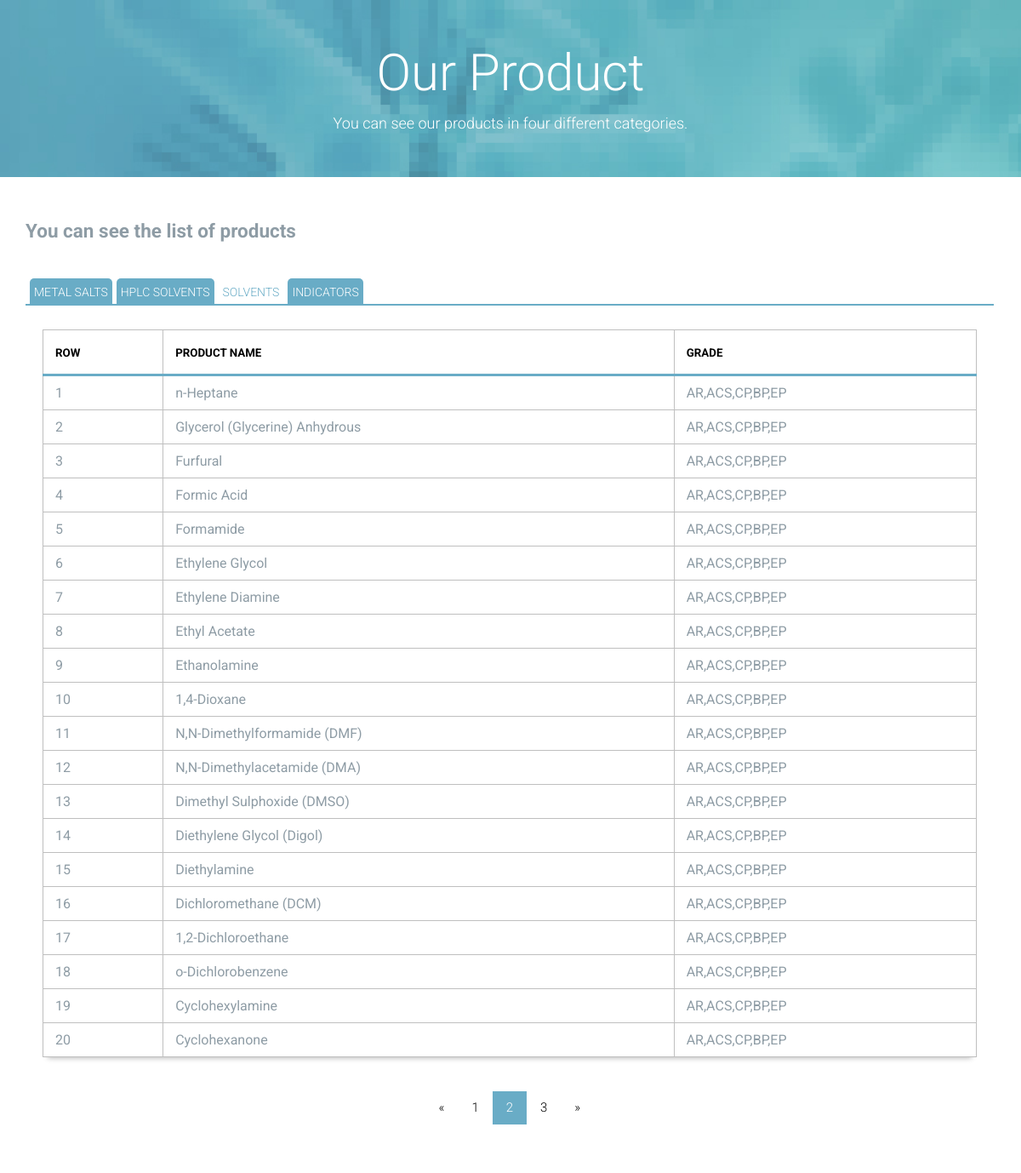
The page /Products?pagesolvent=2 on the database its author committed.
### Products/models.py (models this page shows, shortened)
class Products(models.Model):
    class Meta:
        verbose_name = "product "
        verbose_name_plural = "products"
    title = models.CharField(max_length=50, verbose_name="title")
    categories = models.ForeignKey(ProductCategories, verbose_name="categories",on_delete=models.CASCADE, blank=True, null=True)
    code = models.CharField(max_length=50,null=True,blank=True)
    grade = models.CharField(max_length=50, null=True, blank=True)
    packing = models.CharField(max_length=50, null=True, blank=True)
    author = models.ForeignKey(User, on_delete=models.CASCADE, verbose_name="author",null=True,blank=True)

### Products/views.py (the view)
# urls.py: path('Products', views.ProductsView.as_view(), name="ProductsList"),
def ProductsView(request):
    pagemetal: int = 1
    if (request.GET.get('pagemetal')):
        pagemetal: int = request.GET.get('pagemetal')
    productsmetalsalt = Products.objects.filter(categories_id=3).order_by('-id')
    paginatorMetal = Paginator(productsmetalsalt, 20)
    productsmetalsalt = paginatorMetal.page(pagemetal)
    pagehplc: int = 1
    if (request.GET.get('pagehplc')):
        pagehplc: int = request.GET.get('pagehplc')
    productsHplc = Products.objects.filter(categories_id=4).order_by('-id')
    paginatorHplc = Paginator(productsHplc, 20)
    productsHplc = paginatorHplc.page(pagehplc)
    pagesolvent: int = 1
    if (request.GET.get('pagesolvent')):
        pagesolvent: int = request.GET.get('pagesolvent')
    productsSolvent = Products.objects.filter(categories_id=5).order_by('-id')
    paginatorsolvent = Paginator(productsSolvent, 20)
    productsSolvent = paginatorsolvent.page(pagesolvent)
    pageindic: int = 1
    if (request.GET.get('pageindic')):
        pageindic: int = request.GET.get('pageindic')
    productsindic = Products.objects.filter(categories_id=6).order_by('-id')
    paginatorindic = Paginator(productsindic, 20)
    productsindic = paginatorsolvent.page(pageindic)
    return render(request, 'Products/ListProducts.html', {
        'productsmetalsalt': productsmetalsalt,
        'productsHplc': productsHplc,
        'productsSolvent': productsSolvent,
        'productsindic': productsindic,
        'paginatorMetal': paginatorMetal,
        'paginatorHplc': paginatorHplc,
        'paginatorsolvent': paginatorsolvent,
        'paginatorindic': paginatorindic,
    })

### Products/templates/Products/ListProducts.html (shortened to what this page needs)
{% extends 'layout/base.html' %}
{% load static %}
{% block content %}
    <div class="page-head" data-bg-image="{% static 'home/images/page-head-3.jpg' %}"
         style="background-image: url(&quot;images/page-head-3.jpg&quot;);">
        <div class="container">
            <h2 class="page-title">Our Product</h2>
            <small>You can see our products in four different categories.</small>
        </div>
    </div>
    <main class="main-content">
        <div class="fullwidth-block">
            <div class="container">
                <h2>You can see the list of products</h2>
                <br>
                <div class="tabBox">
                    <ul class="tabs">
                        <li><a href="#METAL_SALTS ">METAL SALTS </a></li>
                        <li><a href="#HPLC_SOLVENTS">HPLC SOLVENTS</a></li>
                        <li><a href="#SOLVENTS">SOLVENTS</a></li>
                        <li><a href="#INDICATORS">INDICATORS</a></li>
                    </ul>
                    <div class="tabContainer">
                        <div id="SOLVENTS" class="tabContent" style="text-align: center">
                            <div class="my_table">
                                <div class="table-responsive">
                                    <table>
                                        <thead>
                                        <tr>
                                            <th>row</th>
                                            <th>product name</th>
                                            <th>grade</th>
                                        </tr>
                                        </thead>
                                        <tbody>
                                        {% for solvent in productsSolvent %}
                                            <tr>
                                                <td>{{ forloop.counter }}</td>
                                                <td>{{ solvent.title }}</td>
                                                <td>{{ solvent.grade }}</td>
                                            </tr>
                                        {% endfor %}
                                        </tbody>
                                    </table>
                                </div>
                            </div>
                            <div class="pagination">
                                {% if productsSolvent.has_previous %}
                                    <a href="{% if productsSolvent %} {% endif %}?pagesolvent={{ productsSolvent.previous_page_number }}">&laquo;</a>
                                {% endif %}
                                {% for pageNumber in paginatorsolvent.page_range %}
                                    <a href="?pagesolvent={{ pageNumber }}"
                                       class="{% if productsSolvent.number == pageNumber %} active  {% endif %}">{{ pageNumber }}</a>
                                {% endfor %}
                                {% if productsSolvent.has_next %}
                                    <a href="?pagesolvent={{ productsSolvent.next_page_number }}">&raquo;</a>
                                {% endif %}
                            </div>
                        </div>
                    </div>
                </div>
            </div>
        </div>
    </main>
{% endblock %}

### static/home/style.css (style rules this page uses)
html { background: #fff; color: #000; -webkit-text-size-adjust: 100%; -ms-text-size-adjust: 100%; }
html, button, input, select, textarea { font-family: sans-serif; }
body { margin: 0; }
a { background: transparent; }
h2 { font-size: 1.5em; margin: 0.83em 0; }
small { font-size: 80%; }
table { border-collapse: collapse; border-spacing: 0; }
*, *:before, *:after { box-sizing: border-box; }
html { font-size: 15px; }
body { color: #8e9ca5; font-family: "Roboto", "Open Sans", sans-serif; font-weight: 300; line-height: 1.5; }
h1, h2, h3, h4, h5, h6 { font-weight: 700; margin: 0 0 20px; line-height: normal; }
ul, ol { margin: 0; padding-left: 0; }
a { text-decoration: none; color: #69acc7; }
.container { margin-right: auto; margin-left: auto; padding-left: 15px; padding-right: 15px; *zoom: 1; }
.container:after { content: " "; clear: both; display: block; overflow: hidden; height: 0; }
@media (min-width: 768px) { .container { width: 750px; } }
@media (min-width: 992px) { .container { width: 970px; } }
@media (min-width: 1200px) { .container { width: 1170px; } }
.page-head { background-size: cover; padding: 50px 0; text-align: center; color: white; }
.page-head .page-title { font-size: 60px; font-size: 4em; font-weight: 300; margin: 0 0 10px; }
.page-head small { font-size: 18px; font-size: 1.2em; }
.fullwidth-block { padding: 50px 0; }

### static/home/customStyle.css (style rules this page uses)
div.tabBox { width:99.9%; float:left; overflow: visible; }
ul.tabs { margin: 0; padding: 0; float: left; list-style: none; height: 32px; width:99.9%; }
ul.tabs li { float: left; margin-left: 5px; padding: 0; height: 32px; line-height: 32px; margin-bottom: -1px; overflow: hidden; position: relative; }
ul.tabs li a { display: block; padding: 0 5px; outline: none; background:none; }
.tabContainer { border-top: none; overflow: hidden; clear: both; float: left; width:99.9%; min-height:300px; margin-bottom:10px; }
.tabContent { padding: 20px; }
ul.tabs { border-bottom: 2px solid #69acc6; border-top-left-radius:5px; -moz-border-top-left-radius:5px; -webkit-border-top-left-radius:5px; }
ul.tabs li a { background:#69acc6; text-decoration: none; font-size: 14px; color: #ffffff; outline: none; border-top-left-radius:5px; -moz-border-top-left-radius:5px; -webkit-border-top-left-radius:5px; border-top-right-radius:5px; -moz-border-top-right-radius:5px; -webkit-border-top-right-radius:5px; }
ul.tabs li.active { border-bottom:2px solid #69acc6; }
ul.tabs li.active a, ul.tabs li.active a:hover { background: #fff; color: #69acc6; }
div.tabContainer { background:#fff; }

### Products/templates/Products/ListProducts.html (style rules this page uses)
.pagination { margin: 0 auto; display: inline-block; }
.pagination a { color: black; float: left; padding: 8px 16px; text-decoration: none; }
.pagination a.active { background-color: #69acc6; color: white; }
.my_table .table-responsive { min-height: 0.01%; overflow-x: auto; }
.my_table table { border-collapse: collapse; border-spacing: 0; -webkit-box-shadow: 0px 7px 6px -6px rgba(0, 0, 0, 0.28); -moz-box-shadow: 0px 7px 6px -6px rgba(0, 0, 0, 0.28); box-shadow: 0px 7px 6px -6px rgba(0, 0, 0, 0.28); margin-bottom: 40px; margin-top: 0.5em; width: 100%; max-width: 100%; }
.my_table table thead tr { border-bottom: 3px solid #69acc6; color: #000; }
.my_table table thead th, .my_table table tfoot th { background-color: #fff; color: #000; font-size: 0.83333em; line-height: 1.8; padding: 15px 14px 13px 14px; position: relative; text-align: left; text-transform: uppercase; }
.my_table table tbody tr { background-color: #fff; }

### rows shown on the page
Products: title "n-Heptane", grade "AR,ACS,CP,BP,EP"
Products: title "Glycerol (Glycerine) Anhydrous", grade "AR,ACS,CP,BP,EP"
Products: title "Furfural", grade "AR,ACS,CP,BP,EP"
Products: title "Formic Acid", grade "AR,ACS,CP,BP,EP"
Products: title "Formamide", grade "AR,ACS,CP,BP,EP"
Products: title "Ethylene Glycol", grade "AR,ACS,CP,BP,EP"
Products: title "Ethylene Diamine", grade "AR,ACS,CP,BP,EP"
Products: title "Ethyl Acetate", grade "AR,ACS,CP,BP,EP"
Products: title "Ethanolamine", grade "AR,ACS,CP,BP,EP"
Products: title "1,4-Dioxane", grade "AR,ACS,CP,BP,EP"
Products: title "N,N-Dimethylformamide (DMF)", grade "AR,ACS,CP,BP,EP"
Products: title "N,N-Dimethylacetamide (DMA)", grade "AR,ACS,CP,BP,EP"
Products: title "Dimethyl Sulphoxide (DMSO)", grade "AR,ACS,CP,BP,EP"
Products: title "Diethylene Glycol (Digol)", grade "AR,ACS,CP,BP,EP"
Products: title "Diethylamine", grade "AR,ACS,CP,BP,EP"
Products: title "Dichloromethane (DCM)", grade "AR,ACS,CP,BP,EP"
Products: title "1,2-Dichloroethane", grade "AR,ACS,CP,BP,EP"
Products: title "o-Dichlorobenzene", grade "AR,ACS,CP,BP,EP"
Products: title "Cyclohexylamine", grade "AR,ACS,CP,BP,EP"
Products: title "Cyclohexanone", grade "AR,ACS,CP,BP,EP"

### other values the page prints
{{ pageNumber }} "1" "2" "3"
